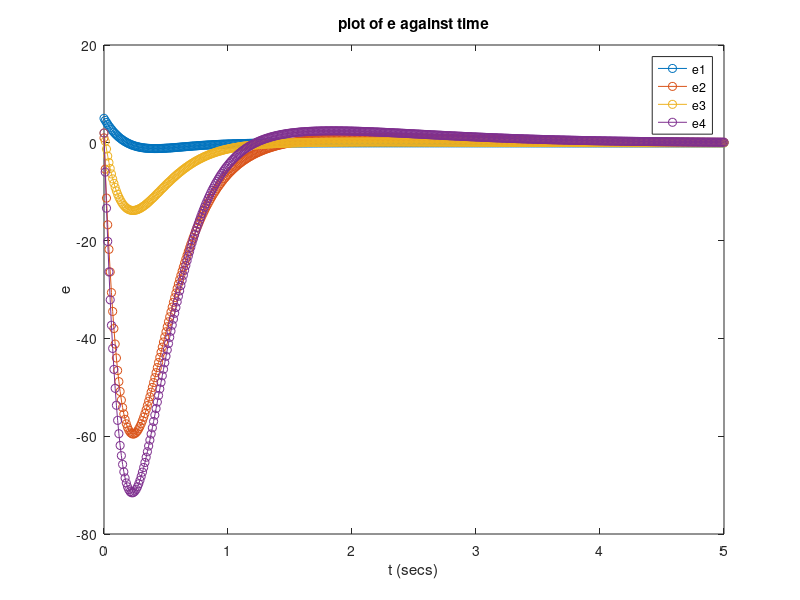

Recreate this plot in MATLAB. (Note: this script raises an error after producing the figure.)
% setup system parameters
A = [0 0 1 0;
     0 0 0 1;
     0 1 -3 0;
     0 2 -3 0];
 
B = [0 0 1 1]';

C = [39.3701 0 0 0];
D = 0;

n = size(A, 1);
m = size(B, 1);
p = 1;

% LQR controller for the system feedback control
Q = [1 0 0 0;
     0 20 0 0;
     0 0 10 0;
     0 0 0 20];
 
R = 5;

K_c = lqr(A,B,Q,R);
A_fb = A - B*K_c;

disp("eig(A_fb):");
disp(eig(A_fb));

% Check if system is observable
Wo = [];
for k=0:n-1
    Wo = [Wo; C*A^k];
end

disp("Wo:")
disp(Wo);
disp("Rank of Wo:")
disp(rank(Wo));

% Numerial integration parameter setup
T = 0.01;
t_end = 250; % add additional 50 seconds to wait for error to stabilise
numOfIteration = ceil(t_end/T)+1;
t = zeros(1, numOfIteration);
x = zeros(n, numOfIteration);
x_hat = zeros(n, numOfIteration);
x_hat(:,1) = [0.0015, 0.005, 0.005, 0.005];
y = zeros(p, numOfIteration);
y_d = zeros(p, numOfIteration);
y_d(1, 50/T:100/T) = 20;
y_d(1, 150/T:200/T) = 20;
v = (-C * ((A-B*K_c) \ B)) \ y_d;

% LQR controller for the state observer
Q_e = [1 0 0 0;
       0 50 0 0;
       0 0 50 0;
       0 0 0 100];
R_e = 100;
K_o = (lqr(A', C', Q_e, R_e))';
% e_val = [-5; -7; -1.5-0.4i; -1.5+0.4i];
% K_o = (place(A',C',e_val))';
A_fb_e = A - K_o * C;

disp("eig(A_fb_e):");
disp(eig(A_fb_e));

% check error dynamics response to a certain initial error
e_iter = ceil(5/T);
t_e = zeros(1, e_iter);
e = zeros(n, e_iter);
e(:,1) = [5; 1; 2; 2];

for k = 1:e_iter
    t_e(k+1) = t_e(k) + T;
    e(:,k+1) = expm(A_fb_e*t_e(k+1)) * e(:,1);
end

figure(1);
plot(t_e, e, '-o');
legend('e1', 'e2', 'e3', 'e4');
title('plot of e against time');
xlabel('t (secs)');
ylabel('e');

% feedback for state observer
A_fb_hat = (A - B*K_c - K_o*C);

% run the simulation
for k = 1:numOfIteration-1
    t(k+1) = t(k) + T;
      
    % run the plant  
    k1 = T*nonlinearMotionFunc(t(k), x(:,k), x_hat(:,k), K_c, v(k));
    k2 = T*nonlinearMotionFunc(t(k), x(:,k) + 0.5*k1, x_hat(:,k) + ...
        0.5*k1, K_c, v(k));
    k3 = T*nonlinearMotionFunc(t(k), x(:,k) + 0.5*k2, x_hat(:,k) + ...
        0.5*k2, K_c, v(k));
    k4 = T*nonlinearMotionFunc(t(k), x(:,k) + k3, x_hat(:,k) + k3, ...
        K_c, v(k));
    
    % update the actual state, this is invisible to the controller
    x(:,k+1) = x(:,k) + k1/6 + k2/3 + k3/3 + k4/6;
    
    % this is the plant output, it is visible to the controller
    y(:,k+1) = C * x(:,k+1);
    
    % update my state observer which can only see y and v
    k1 = T*(A_fb*x_hat(:,k)+B*v(k)+K_o*(y(:,k) - C * x_hat(:,k)));
    k2 = T*(A_fb*(x_hat(:,k)+0.5*k1)+B*v(k)+K_o*(y(:,k) - ...
        C * (x_hat(:,k)+0.5*k1)));
    k3 = T*(A_fb*(x_hat(:,k)+0.5*k2)+B*v(k)+K_o*(y(:,k) - ...
        C * (x_hat(:,k)+0.5*k2)));
    k4 = T*(A_fb*(x_hat(:,k)+k3)+B*v(k+1)+K_o*(y(:,k) - ...
        C * (x_hat(:,k)+k3)));
    x_hat(:,k+1) = x_hat(:,k) + k1/6 + k2/3 + k3/3 + k4/6;
end

disp("max error between x and x_hat");
disp(max(abs(x(1,:) - x_hat(1,:))));
disp(max(abs(x(2,:) - x_hat(2,:))));
disp(max(abs(x(3,:) - x_hat(3,:))));
disp(max(abs(x(4,:) - x_hat(4,:))));

y_hat = C * x_hat;
figure(2);
plot(t(1:end-1), y(1:end-1), '-o',  t(1:end-1), y_hat(1:end-1), ...
    t(1:end-1), y_d(1:end-1), '-o');
title("Plot of y, y hat, and desired y_d vs time");
xlabel('Time t (secs)');
ylabel('Solution y');
legend('y', 'y hat', 'y_d');
axis([0 220 -10 30])

figure(3);
plot(t, x(1,:), '-o', t, x(2,:), '-o', t, x(3,:), '-o', t, x(4,:), '-o')
title("Plot of state x vs time");
xlabel('Time t (secs)');
ylabel('Solution x');
legend('x1 = $x_c$','x2 = $\phi$','x3 = $\dot{x_c}$', ...
        'x4 = $\dot{\phi}$', 'Interpreter', 'latex');
    
figure(4);
plot(t, x_hat(1,:), '-o', t, x_hat(2,:), '-o', t, x_hat(3,:), '-o', t, x_hat(4,:), '-o')
title("Plot of state x hat vs time");
xlabel('Time t (secs)');
ylabel('Solution x');
legend('x1 = $x_c$','x2 = $\phi$','x3 = $\dot{x_c}$', ...
        'x4 = $\dot{\phi}$', 'Interpreter', 'latex');

function dxdt = nonlinearMotionFunc(t, x, x_hat, K, v)
    n = size(K);
    n = n(1,1); 
    dxdt = zeros(n, 1);
    
    gamma = 2;
    alpha = 1;
    beta = 1;
    D = 1;
    mu = 3;
    
    F = -K*x_hat + v;
    dxdt(1,:) = x(3);
    dxdt(2,:) = x(4);
    dxdt(3,:) = (alpha*F - alpha*beta*x(4)^2*sin(x(2)) - alpha*mu*x(3) + ...
        D*beta*sin(x(2))*cos(x(2))) / (alpha*gamma - beta^2*cos(x(2))^2);
    dxdt(4,:) = (beta*F*cos(x(2)) - beta^2*x(4)^2*sin(x(2))*cos(x(2)) ...
        - mu*x(3)*beta*cos(x(2)) + gamma*D*sin(x(2))) ...
        / (alpha*gamma - beta^2*cos(x(2))^2);
end